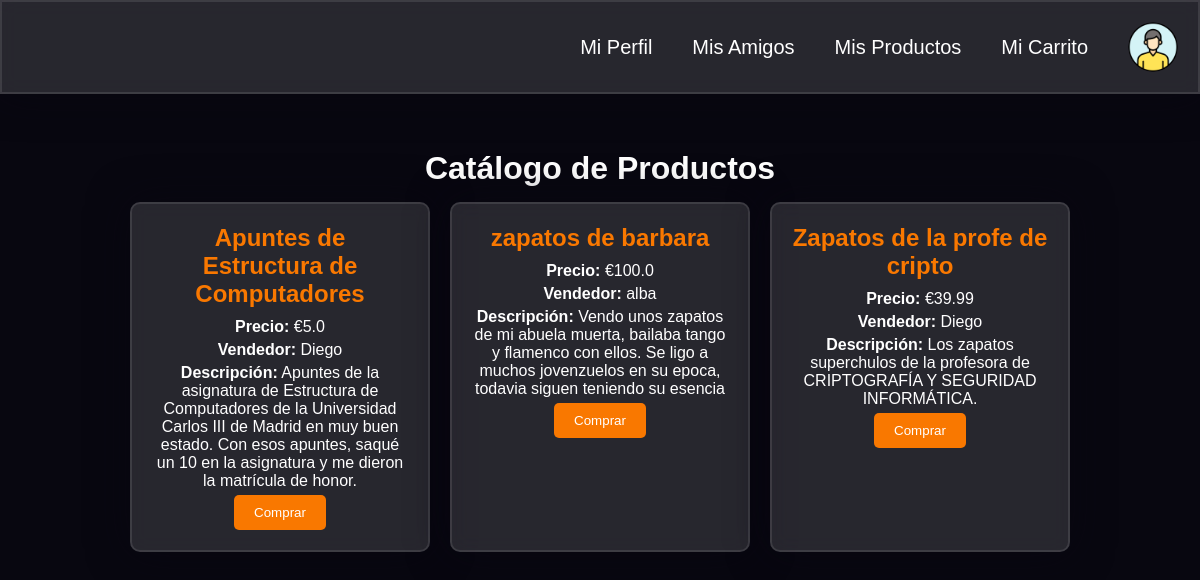
The app's page /comprar, older data.
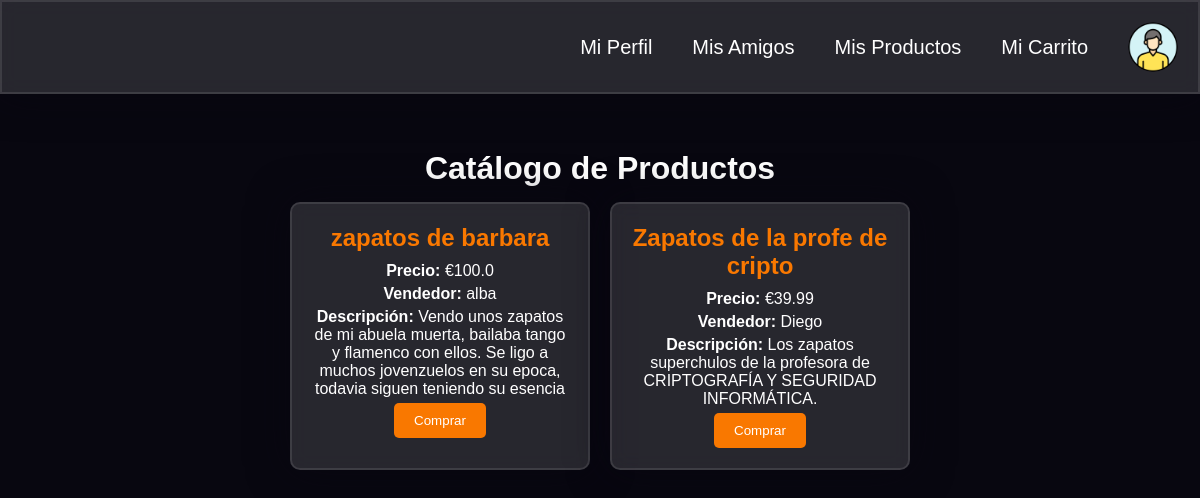
The same page, newer data.
### app.py (models this page shows)
class Product(db.Model):
    __tablename__ = 'products'
    id = db.Column(db.Integer, primary_key=True)
    name = db.Column(db.String(80), nullable=False)
    category = db.Column(db.String(80), nullable=False)
    price = db.Column(db.Float, nullable=False)
    description = db.Column(db.String(200), nullable=False)
    status = db.Column(db.String(20), nullable=False, default='en venta')
    seller_id = db.Column(db.Integer, db.ForeignKey('users.id'), nullable=False)
    buyer_id = db.Column(db.Integer, db.ForeignKey('users.id'), nullable=True)
    created_at = db.Column(db.String(120), nullable=False)

class User(db.Model):
    __tablename__ = 'users'
    id = db.Column(db.Integer, primary_key=True)
    username = db.Column(db.String(80), unique=True, nullable=False)
    nombre = db.Column(db.String(80), nullable=False)
    ciudad = db.Column(db.String(80), nullable=False)
    email = db.Column(db.String(120), unique=True, nullable=False)
    bank_account = db.Column(db.String(50), nullable=False, default="")  # Usar cadena vacía como valor por defecto
    key = db.Column(db.String(64), nullable=False)
    salt = db.Column(db.String(32), nullable=False)
    created_at = db.Column(db.String(120), nullable=False)
    updated_at = db.Column(db.String(120), nullable=False)
    objetos_vendidos = db.Column(db.String(200), nullable=True, default="")
    objetos_comprados = db.Column(db.String(200), nullable=True, default="")
    products_sold = db.relationship('Product', backref='seller', lazy=True, foreign_keys='Product.seller_id')
    products_bought = db.relationship('Product', backref='buyer', lazy=True, foreign_keys='Product.buyer_id')

### app.py (the view, shortened to what this page needs)
@app.route('/comprar', methods=['GET', 'POST'])
def comprar():
    products = Product.query.filter_by(status='en venta').all()
    return render_template('comprar.html', products=products)

### templates/comprar.html (shortened to what this page needs)
<!DOCTYPE html>
<html lang="es">
<head>
    <link rel="stylesheet" type="text/css" href="{{ url_for('static', filename='styles/comprar.css') }}">
</head>
<body>
    <nav>
        <a href="{{ url_for('perfil') }}">Mi Perfil</a>
        <a href="{{ url_for('amigos') }}">Mis Amigos</a>
        <a href="{{ url_for('productos') }}">Mis Productos</a>
        <a href="{{ url_for('carrito') }}">Mi Carrito</a>
        <img src="{{ url_for('static', filename='imagenes/perfil.png') }}" alt="Perfil">
    </nav>
    <h1>Catálogo de Productos</h1>
    <div class="catalogo">
        {% for product in products %}
        <div class="tarjeta">
            <h2>{{ product.name }}</h2>
            <p><strong>Precio:</strong> €{{ product.price }}</p>
            <p><strong>Vendedor:</strong> {{ product.seller.nombre }}</p>
            <p><strong>Descripción:</strong> {{ product.description }}</p>
            <form action="{{ url_for('comprar') }}" method="POST">
                <button type="submit">Comprar</button>
            </form>
        </div>
        {% endfor %}
    </div>
</body>
</html>

### static/styles/comprar.css (style rules this page uses)
*, *:before, *:after { padding: 0; margin: 0; box-sizing: border-box; }
body { font-family: Arial, sans-serif; background-color: #080710; margin: 0; padding: 150px 20px 20px 20px; position: relative; }
nav { width: 100%; display: flex; justify-content: flex-end; align-items: center; background-color: rgba(255, 255, 255, 0.13); padding: 20px; border-radius: 0; backdrop-filter: blur(10px); border: 2px solid rgba(255, 255, 255, 0.1); box-shadow: 0 0 40px rgba(8, 7, 16, 0.6); position: fixed; top: 0; left: 0; z-index: 1000; }
nav a { color: #fff; text-decoration: none; margin: 0 20px; font-size: 20px; transition: transform 0.3s; }
nav img { width: 50px; height: 50px; border-radius: 50%; margin-left: 20px; }
h1 { text-align: center; color: #ffffff; margin-bottom: 15px; }
.catalogo { display: flex; flex-wrap: wrap; justify-content: center; gap: 20px; }
.tarjeta { background-color: rgba(255, 255, 255, 0.13); border: 2px solid rgba(255, 255, 255, 0.1); border-radius: 10px; box-shadow: 0 0 40px rgba(8, 7, 16, 0.6); padding: 20px; width: 300px; text-align: center; backdrop-filter: blur(10px); }
.tarjeta h2 { color: #f97800; margin: 0 0 10px; }
.tarjeta p { margin: 5px 0; color: #ffffff; }
.tarjeta button { background-color: #f97800; color: #fff; padding: 10px 20px; border: none; border-radius: 5px; cursor: pointer; transition: transform 0.3s; }

Row changes from the older to the newer data that the page shows:
no longer on this page (row edited): Product: name "Apuntes de Estructura de Computadores", price "5.0", seller.nombre "Diego", description "Apuntes de la asignatura de Estructura de Computadores de la Universidad Carlos III de Madrid en muy buen estado. Con esos apuntes, saqué un 10 en la asignatura y me dieron la matrícula de honor."
